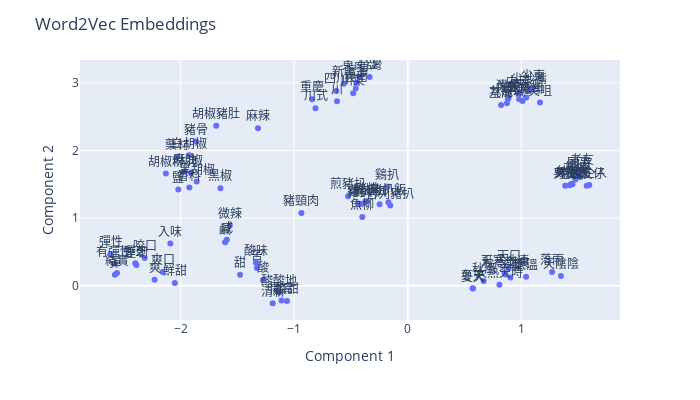

This figure's notebook cell:
### Code cell
# plot
fig = px.scatter(tsne_df, x="Component 1", y="Component 2", text="label",
                 hover_name="label", hover_data=['label_eng'], width=700, height=400)

fig.update_traces(textposition='top center')
fig.layout.xaxis.autorange = True
fig.update_layout(title_text="Word2Vec Embeddings")
fig.show()

### Figure 1 — Plotly figure (JSON) as saved in the notebook; plotly's stock layout.template omitted (floating-point values rounded to 4 significant figures)
{"data": [{"hovertemplate": "<b>%{hovertext}</b><br><br>Component 1=%{x}<br>Component 2=%{y}<br>label=%{text}<extra></extra>", "hovertext": ["朋友", "友人", "同事", "朋友仔", "男朋友", "老公", "女朋友", "男友", "女友", "屋企人", "老友", "尖沙咀", "銅鑼灣", "旺角", "中環", "灣仔", "佐敦", "尖東", "尖沙嘴", "荃灣", "尖咀", "九龍城", "天氣", "夏天", "冬天", "大熱天時", "氣溫", "秋高氣爽", "秋風", "天口", "落雨", "天寒地凍", "天陰陰", "彈牙", "有彈性", "爽口", "咬口", "彈", "煙韌", "結實", "爽", "入味", "鮮甜", "彈性", "酸", "酸味", "甜", "酸酸地", "鹹", "酸甜", "咸", "開胃", "清新", "微辣", "苦", "胡椒", "黑胡椒", "黑椒", "藥材", "豬骨", "香料", "胡椒粉", "白胡椒", "麻油", "胡椒豬肚", "鹽", "四川", "川菜", "新疆", "重慶", "上海", "台灣", "雲南", "東南亞", "麻辣", "川式", "川", "雞扒", "豬扒", "雞排", "豬排", "魚柳", "豬扒飯", "吉列豬扒", "鷄扒", "豬頸肉", "扒", "煎豬扒"], "legendgroup": "", "marker": {"color": "#636efa", "symbol": "circle"}, "mode": "markers+text", "name": "", "orientation": "v", "showlegend": false, "text": ["朋友", "友人", "同事", "朋友仔", "男朋友", "老公", "女朋友", "男友", "女友", "屋企人", "老友", "尖沙咀", "銅鑼灣", "旺角", "中環", "灣仔", "佐敦", "尖東", "尖沙嘴", "荃灣", "尖咀", "九龍城", "天氣", "夏天", "冬天", "大熱天時", "氣溫", "秋高氣爽", "秋風", "天口", "落雨", "天寒地凍", "天陰陰", "彈牙", "有彈性", "爽口", "咬口", "彈", "煙韌", "結實", "爽", "入味", "鮮甜", "彈性", "酸", "酸味", "甜", "酸酸地", "鹹", "酸甜", "咸", "開胃", "清新", "微辣", "苦", "胡椒", "黑胡椒", "黑椒", "藥材", "豬骨", "香料", "胡椒粉", "白胡椒", "麻油", "胡椒豬肚", "鹽", "四川", "川菜", "新疆", "重慶", "上海", "台灣", "雲南", "東南亞", "麻辣", "川式", "川", "雞扒", "豬扒", "雞排", "豬排", "魚柳", "豬扒飯", "吉列豬扒", "鷄扒", "豬頸肉", "扒", "煎豬扒"], "textposition": "top center", "type": "scatter", "x": [1.521, 1.477, 1.509, 1.577, 1.452, 1.428, 1.445, 1.388, 1.441, 1.599, 1.536, 1.044, 1.012, 0.9815, 0.973, 0.8868, 0.8826, 1.101, 1.072, 0.8225, 1.165, 0.8745, 0.9055, 0.5755, 0.5718, 0.8076, 1.043, 0.8629, 0.6689, 0.8899, 1.272, 0.8533, 1.35, -2.399, -2.583, -2.158, -2.317, -2.579, -2.39, -2.56, -2.23, -2.091, -2.051, -2.616, -1.275, -1.337, -1.477, -1.13, -1.609, -1.063, -1.593, -1.111, -1.19, -1.567, -1.328, -1.907, -1.859, -1.649, -2.029, -1.868, -1.923, -2.13, -1.923, -1.961, -1.686, -2.021, -0.6296, -0.48, -0.5641, -0.8425, -0.4519, -0.3359, -0.4575, -0.4217, -1.319, -0.8119, -0.6228, -0.4188, -0.4301, -0.3735, -0.3593, -0.3999, -0.1699, -0.1536, -0.1789, -0.9362, -0.2474, -0.5247], "xaxis": "x", "y": [1.607, 1.572, 1.647, 1.479, 1.501, 1.485, 1.511, 1.481, 1.502, 1.489, 1.688, 2.783, 2.734, 2.757, 2.845, 2.773, 2.767, 2.922, 2.885, 2.672, 2.712, 2.699, 0.1217, -0.03993, -0.03533, 0.01421, 0.1339, 0.1672, 0.071, 0.2653, 0.2038, 0.188, 0.1466, 0.3322, 0.3245, 0.204, 0.4117, 0.1641, 0.3066, 0.1889, 0.08804, 0.6262, 0.04188, 0.4709, 0.08465, 0.3409, 0.1637, -0.09966, 0.6453, -0.2238, 0.6794, -0.2161, -0.2576, 0.8931, 0.2638, 1.668, 1.543, 1.443, 1.908, 2.133, 1.455, 1.659, 1.93, 1.693, 2.365, 1.424, 2.879, 2.847, 2.987, 2.76, 3.001, 3.086, 2.918, 3.091, 2.331, 2.627, 2.727, 1.211, 1.216, 1.248, 1.252, 1.017, 1.237, 1.189, 1.468, 1.077, 1.207, 1.325], "yaxis": "y"}], "layout": {"height": 400, "legend": {"tracegroupgap": 0}, "margin": {"t": 60}, "title": {"text": "Word2Vec Embeddings"}, "width": 700, "xaxis": {"anchor": "y", "autorange": true, "domain": [0, 1], "title": {"text": "Component 1"}}, "yaxis": {"anchor": "x", "domain": [0, 1], "title": {"text": "Component 2"}}}}
